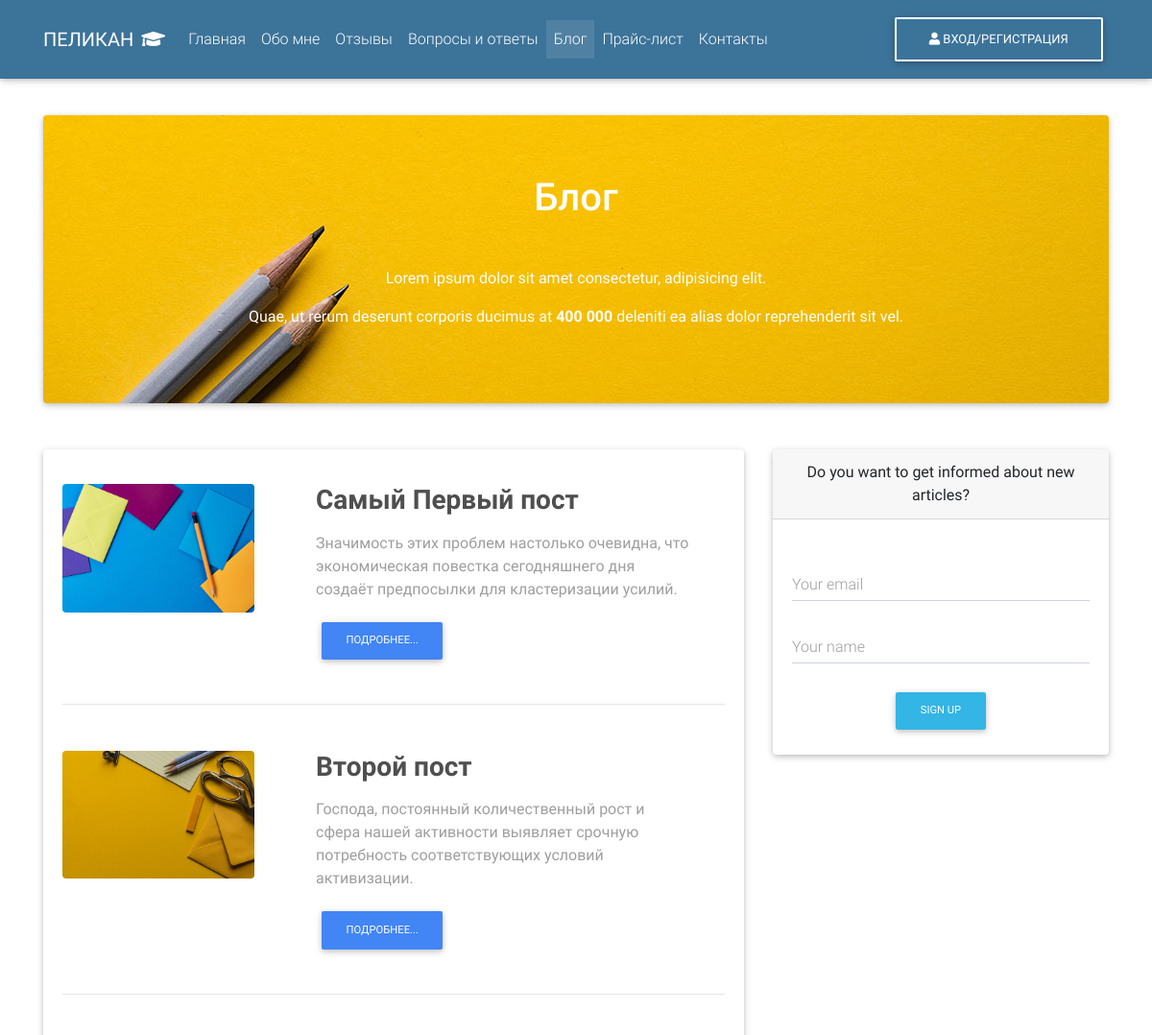
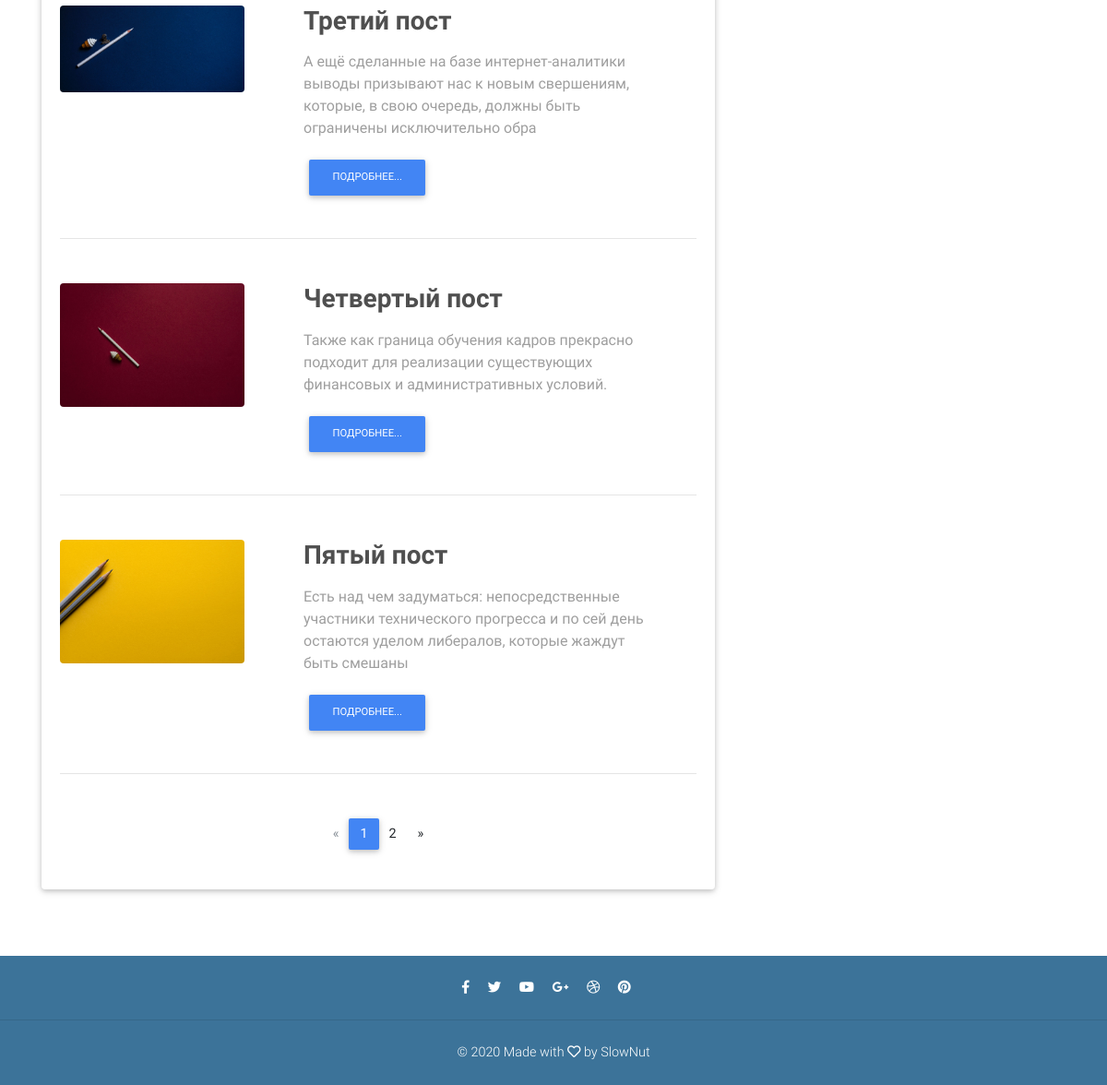
Screenshot of /blog/ with the database file from the repository (2 pictures, top to bottom).
### study/models.py (models this page shows, shortened)
class Post(models.Model):
    title = models.CharField(max_length=150, verbose_name='Название')
    slug = models.SlugField(verbose_name='Псевдоним')
    content = models.TextField(blank=True, verbose_name='Текст')
    excerpt = models.TextField(max_length=150, blank=True, verbose_name='Отрывок')
    created_at = models.DateTimeField(auto_now_add=True, verbose_name='Дата создания')
    updated_at = models.DateTimeField(auto_now=True, verbose_name='Дата изменения')
    image = models.ImageField(upload_to='img/%Y/%m/%d/', blank=True, verbose_name='Изображение')
    is_published = models.BooleanField(default=False, verbose_name='Опубликовано')
    def get_absolute_url(self):
        return reverse('post', kwargs={'slug': self.slug})
    class Meta:
        verbose_name = 'Пост'
        verbose_name_plural = 'Посты'
        ordering = ['created_at', 'title']

### study/views.py (the view)
# urls.py: path('blog/', Posts.as_view(), name='blog'),
class Posts(ListView):
    model = Post
    template_name = 'study/blog.html'
    context_object_name = 'posts'
    paginate_by = 5
    def get_context_data(self, *, object_list=None, **kwargs):
        context = super().get_context_data(**kwargs)
        context['title'] = 'Блог'
        return context
    def get_queryset(self):
        return Post.objects.filter(is_published=True)

### study/templates/study/blog.html (shortened to what this page needs)
{% extends 'main.html' %}
{% load static %}
{% block content %}
    <section>
        <div class="row">
            <div class="col-md-12 mb-4">
                <div class="card mb-4 justify-content-center align-items-center"
                     style="color: #fff; height: 300px; background-image: url('{% static 'img/main-5.jpg' %}'); background-size: cover;">
                    <h2 class="h1 text-center mb-5">{{ title }}</h2>
                    <p class="text-center">Lorem ipsum dolor sit amet consectetur, adipisicing elit.</p>
                    <p class="text-center"> Quae, ut rerum deserunt corporis ducimus at
                        <strong>400 000</strong> deleniti ea alias dolor reprehenderit sit vel.</p>
                </div>
            </div>
        </div>
        <div class="row">
            <div class="col-md-8 mb-4">
                <div class="card mb-4">
                    <div class="card-body">
                        {% for post in posts %}
                            <div class="row mt-3">
                                <div class="col-lg-5 col-xl-4 mb-4">
                                    <img class="rounded" src="{{ post.image.url }}" alt="Изображение поста" width="200">
                                </div>
                                <div class="col-lg-7 col-xl-7 ml-xl-4 mb-4">
                                    <h3 class="mb-3 font-weight-bold dark-grey-text">
                                        <strong>{{ post.title }}</strong>
                                    </h3>
                                    <p class="grey-text">{{ post.excerpt }}</p>
                                    <a href="{{ post.get_absolute_url }}"
                                       class="btn btn-primary btn-md">Подробнее...
                                    </a>
                                </div>
                            </div>
                            <hr class="mb-5">
                        {% endfor %}
                        {% include 'inc/_pagination.html' %}
                    </div>
                </div>
            </div>
            <div class="col-md-4">
                <div class="card mb-4 text-center wow fadeIn">
                    <div class="card-header">Do you want to get informed about new articles?</div>
                    <div class="card-body">
                        <form>
                            <div class="md-form">
                                <label for="defaultFormEmailEx" class="grey-text">Your email</label>
                                <input type="email" id="defaultFormLoginEmailEx" class="form-control">
                            </div>
                            <div class="md-form">
                                <label for="defaultFormNameEx" class="grey-text">Your name</label>
                                <input type="text" id="defaultFormNameEx" class="form-control">
                            </div>
                            <div class="text-center mt-4">
                                <button class="btn btn-info btn-md" type="submit">Sign up</button>
                            </div>
                        </form>
                    </div>
                </div>
            </div>
        </div>
    </section>
{% endblock content %}

### templates/main.html (shortened to what this page needs)
{% load static %}
<!doctype html>
<html lang="ru">
<head>
    <link rel="stylesheet" href="https://use.fontawesome.com/releases/v5.11.2/css/all.css">
    <link href="{% static 'css/bootstrap.min.css' %}" rel="stylesheet">
    <link href="{% static 'css/mdb.min.css' %}" rel="stylesheet">
    <link href="{% static 'css/style.min.css' %}" rel="stylesheet">
</head>
<body>
<header>
    {% include 'inc/_nav.html' %}
</header>
<main class="mt-5 pt-5">
    <div class="container mt-sm-0 mt-md-4">
        {% block content %}
        {% endblock content %}
    </div>
</main>
{% include 'inc/_footer.html' %}

### templates/inc/_nav.html (shortened to what this page needs)
<nav class="navbar fixed-top navbar-expand-lg navbar-dark scrolling-navbar"
         style="background-color:#3c7399!important;">
        <div class="container">
            <a class="navbar-brand waves-effect" href="{% url 'home' %}">
                <strong>ПЕЛИКАН</strong><i class="fas fa-graduation-cap ml-2"></i>
            </a>
            <div class="collapse navbar-collapse" id="navbarSupportedContent">
                <ul class="navbar-nav mr-auto">
                    <li class="nav-item{% if request.path == '/' %} active{% endif %}">
                        <a class="nav-link waves-effect" href="{% url 'home' %}">Главная
                        </a>
                    </li>
                    <li class="nav-item{% if request.path == '/about/' %} active{% endif %}">
                        <a class="nav-link waves-effect" href="{% url 'about' %}">Обо мне</a>
                    </li>
                    <li class="nav-item{% if request.path == '/review/' %} active{% endif %}">
                        <a class="nav-link waves-effect" href="{% url 'review' %}">Отзывы</a>
                    </li>
                    <li class="nav-item{% if request.path == '/question/' %} active{% endif %}">
                        <a class="nav-link waves-effect" href="{% url 'question' %}">Вопросы и ответы</a>
                    </li>
                    <li class="nav-item{% if 'blog' in request.path %} active{% endif %}">
                        <a class="nav-link waves-effect" href="{% url 'blog' %}">Блог</a>
                    </li>
                    <li class="nav-item{% if request.path == '/price/' %} active{% endif %}">
                        <a class="nav-link waves-effect" href="{% url 'price' %}">Прайс-лист</a>
                    </li>
                    <li class="nav-item{% if request.path == '/contact/' %} active{% endif %}">
                        <a class="nav-link waves-effect" href="{% url 'contact' %}">Контакты</a>
                    </li>
                </ul>
                <ul class="navbar-nav nav-flex-icons">
                    <li class="nav-item">
                        <a href="#" class="btn btn-outline-white">
                            <i class="fas fa-user"></i> Вход/регистрация
                        </a>
                    </li>
                </ul>
            </div>
        </div>
    </nav>

### templates/inc/_pagination.html (shortened to what this page needs)
{% if page_obj.has_other_pages %}
    <nav class="d-flex justify-content-center wow fadeIn">
    <ul class="pagination pg-blue">
        {% if page_obj.has_previous %}
            <li class="page-item">
                <a class="page-link" href="?page={{ page_obj.previous_page_number }}" aria-label="Previous">
                    &laquo;
                    <span class="sr-only">Previous</span>
                </a>
            </li>
        {% else %}
            <li class="page-item disabled">
                <a class="page-link" href="#" aria-label="Previous">
                    <span aria-hidden="true">&laquo;</span>
                </a>
            </li>
        {% endif %}
        {% for p in page_obj.paginator.page_range %}
            {% if page_obj.number == p %}
                <li class="page-item active">
                    <a class="page-link" href="?page={{ p }}">{{ p }}
                    </a>
                </li>
            {% else %}
                <li class="page-item">
                    <a class="page-link" href="?page={{ p }}">{{ p }}</a>
                </li>
            {% endif %}
        {% endfor %}
        {% if page_obj.has_next %}
            <li class="page-item">
                <a class="page-link" href="?page={{ page_obj.next_page_number }}" aria-label="Previous">
                    &raquo;
                </a>
            </li>
        {% endif %}
    </ul>
</nav>
{% endif %}

### templates/inc/_footer.html (shortened to what this page needs)
{% load static %}
<footer class="page-footer text-center font-small mt-4" style="background-color:#3c7399!important;">
    <div class="pt-4">
        <a href="https://www.facebook.com" target="_blank">
            <i class="fab fa-facebook-f mr-3"></i>
        </a>
        <a href="https://twitter.com" target="_blank">
            <i class="fab fa-twitter mr-3"></i>
        </a>
        <a href="https://www.youtube.com" target="_blank">
            <i class="fab fa-youtube mr-3"></i>
        </a>
        <a href="https://plus.google.com" target="_blank">
            <i class="fab fa-google-plus-g mr-3"></i>
        </a>
        <a href="https://dribbble.com" target="_blank">
            <i class="fab fa-dribbble mr-3"></i>
        </a>
        <a href="https://pinterest.com" target="_blank">
            <i class="fab fa-pinterest mr-3"></i>
        </a>
    </div>
    <hr class="my-4">
    <div class="pb-4">
        © 2020 Made with <i class="far fa-heart"></i> by
        <a href="https://slownut.com/" target="_blank"> SlowNut </a>
    </div>
</footer>
</body>
</html>

### rows the page displays
Post: image (picture), title "Самый Первый пост", excerpt "Значимость этих проблем настолько очевидна, что экономическая повестка сегодняшнего дня создаёт предпосылки для кластеризации усилий."
Post: image (picture), title "Второй пост", excerpt "Господа, постоянный количественный рост и сфера нашей активности выявляет срочную потребность соответствующих условий активизации."
Post: image (picture), title "Третий пост", excerpt "А ещё сделанные на базе интернет-аналитики выводы призывают нас к новым свершениям, которые, в свою очередь, должны быть ограничены исключительно обра"
Post: image (picture), title "Четвертый пост", excerpt "Также как граница обучения кадров прекрасно подходит для реализации существующих финансовых и административных условий."
Post: image (picture), title "Пятый пост", excerpt "Есть над чем задуматься: непосредственные участники технического прогресса и по сей день остаются уделом либералов, которые жаждут быть смешаны"

### other values shown
{{ title }} "Блог"
{{ p }} "1"
{{ p }} "2"
